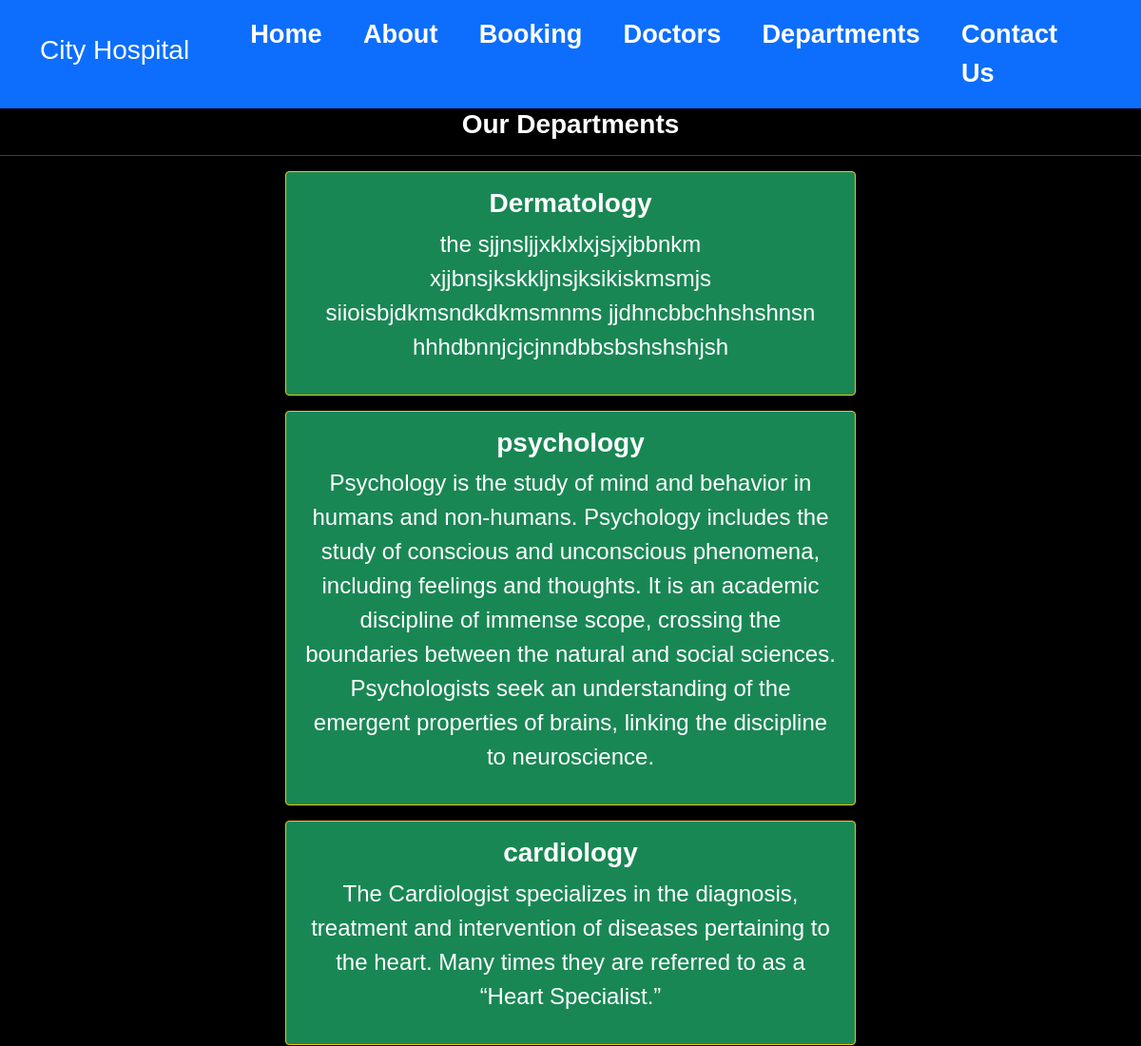
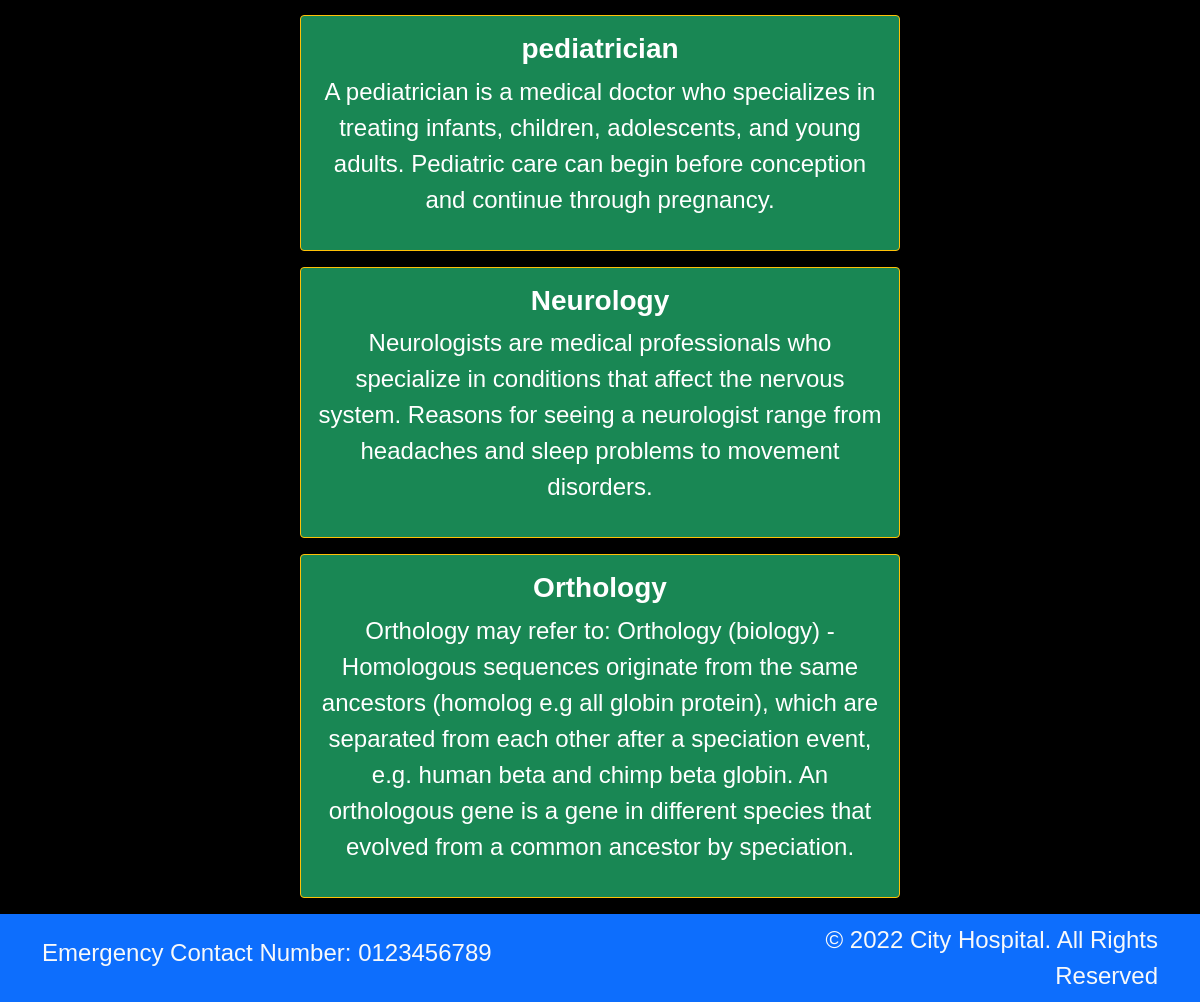
Screenshot of /department with the database file from the repository (2 pictures, top to bottom).
### home/models.py (models this page shows, shortened)
class Department(models.Model):
    dep_name =models.CharField(max_length=100)
    dep_description =models.TextField()

### home/views.py (the view)
# urls.py: path('department',views.department,name='department'),
def department(request):
    dict_dept={
        'dept':Department.objects.all()
    }
    return render(request,'department.html',dict_dept)

### template/department.html (shortened to what this page needs)
{% extends 'base.html' %}
{% block content %}
<h1 class="text-center"> Our Departments</h1>
<hr>
{% for d in dept %}
<div class="mx-auto w-50 bg-success text-center text-white p-3 my-3 border border-warning rounded">
    <h1>{{d.dep_name}}</h1>
    <p>{{d.dep_description}}</p>
</div>
{% endfor %}
{% endblock %}

### template/base.html (shortened to what this page needs)
{% load static %}
<!DOCTYPE html>
<html>
  <head>
    <link rel="stylesheet"
      href=" https://cdn.jsdelivr.net/npm/bootstrap@5.1.3/dist/css/bootstrap.min.css ">
    <link rel="stylesheet"
      href="https://use.fontawesome.com/releases/v5.2.0/css/all.css">
    <link rel="stylesheet"
      href="{% static '/css/style.css' %}">
  </head>
  <body>
    <nav class="navbar bg-primary navbar-expand-md ">
      <div class="container">
        <div class="col-2 text-left pl-md-0">
          <h3 class="text-white"> City Hospital </h3>
        </div>
        <div
          class="collapse navbar-collapse justify-content-center col-md-8 navbar-collapse-3">
          <ul class="navbar-nav justify-content-center  fw-bold">
            <li class="nav-item active">
              <a class="nav-link text-white" href="{% url 'home' %}">Home </a>
            </li>
            <li class="nav-item">
              <a class="nav-link text-white" href="{% url 'about' %}">About</a>
            </li>
            <li class="nav-item">
              <a class="nav-link text-white" href="{% url 'booking' %}">Booking</a>
            </li>
            <li class="nav-item">
              <a class="nav-link text-white" href="{% url 'doctors' %}">Doctors</a>
            </li>
			 <li class="nav-item">
              <a class="nav-link text-white" href="{% url 'department' %}">Departments</a>
            </li>
            <li class="nav-item">
              <a class="nav-link text-white" href="{% url 'contact' %}">Contact Us</a>
            </li>
          </ul>
        </div>
      </div>
    </nav>
    {% block content %}{% endblock %}
    <section class="">
      <footer class="pt-2 pb-2  bg-primary text-light">
        <div class="container">
          <div class="row align-items-center">
            <div class="col-12 col-md-8">
              <h4>Emergency Contact Number: 0123456789</h4>
            </div>
            <div class="col-12 col-md-4 mt-4 mt-md-0 text-center text-md-end">
              © 2022 City Hospital. All Rights Reserved
            </div>
          </div>
        </div>
      </footer>
    </section>
  </body>
</html>

### static/css/style.css (style rules this page uses)
* { box-sizing: border-box; }
body { margin: 0; font-family: 'Montserrat', sans-serif; font-size: 1.5rem; background-color: black; color: #fff; }
h1 { font-weight: 700; color: #fff; font-size: 1.75rem; }
.nav-link { text-decoration: none; color: #fda039; }
@media (min-width: 600px) { .nav-link { margin-left: 1em; font-size: 1.7rem; } }

### rows the page displays
Department: dep_name "Dermatology", dep_description "the sjjnsljjxklxlxjsjxjbbnkm xjjbnsjkskkljnsjksikiskmsmjs siioisbjdkmsndkdkmsmnms jjdhncbbchhshshnsn hhhdbnnjcjcjnndbbsbshshshjsh"
Department: dep_name "psychology", dep_description "Psychology is the study of mind and behavior in humans and non-humans. Psychology includes the study of conscious and unconscious phenomena, including feelings and thoughts. It is an academic discipline of immense scope, crossing the boundaries between the natural and social sciences. Psychologists seek an understanding of the emergent properties of brains, linking the discipline to neuroscience."
Department: dep_name "cardiology", dep_description "The Cardiologist specializes in the diagnosis, treatment and intervention of diseases pertaining to the heart. Many times they are referred to as a “Heart Specialist.”"
Department: dep_name "pediatrician", dep_description "A pediatrician is a medical doctor who specializes in treating infants, children, adolescents, and young adults. Pediatric care can begin before conception and continue through pregnancy."
Department: dep_name "Neurology", dep_description "Neurologists are medical professionals who specialize in conditions that affect the nervous system. Reasons for seeing a neurologist range from headaches and sleep problems to movement disorders."
Department: dep_name "Orthology", dep_description "Orthology may refer to: Orthology (biology) - Homologous sequences originate from the same ancestors (homolog e.g all globin protein), which are separated from each other after a speciation event, e.g. human beta and chimp beta globin. An orthologous gene is a gene in different species that evolved from a common ancestor by speciation."
